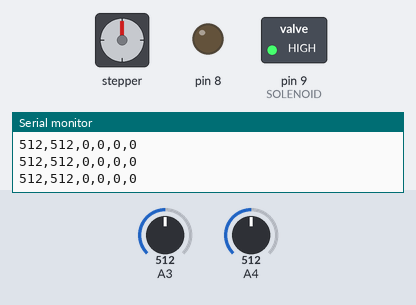
The sketch below on a simulated Arduino Leonardo, built with avr-gcc and run on an emulated ATmega32U4. Parts: stepper motor, switched loads named in the sketch (green lamp = pin HIGH), output pins drawn as LEDs (lit = HIGH), the last lines printed to the serial monitor. Wiring (inferred from the names in the program): stepper motor driver (200 steps per turn assumed): step A0; direction A1. Inputs (shaded band) come from the test bench; at power-on: A3 = 512, A4 = 512. Pins used as bus, display or sensor lines are not drawn.

Above: at 1.2 s.
1.3 s: A3 set to 540
2.8 s: A3 set to 565
At 2.96 s:
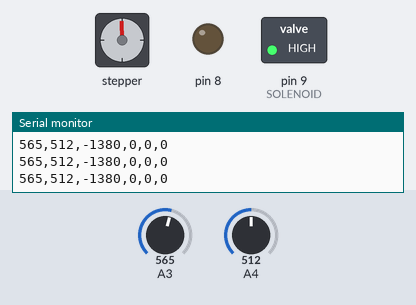
At 3.56 s:
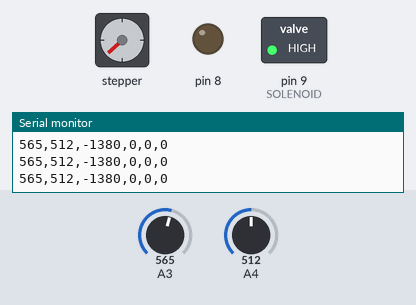
5.8 s: A4 set to 560
At 5.96 s:
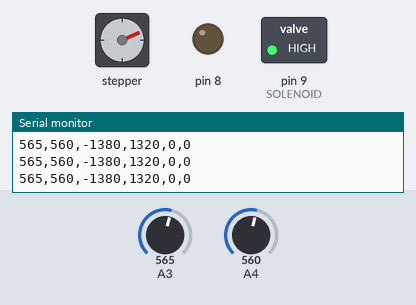
8.8 s: A4 set to 710
Timing chart, 0 to 12.8 s (numbered marks = the images above; inputs shaded):
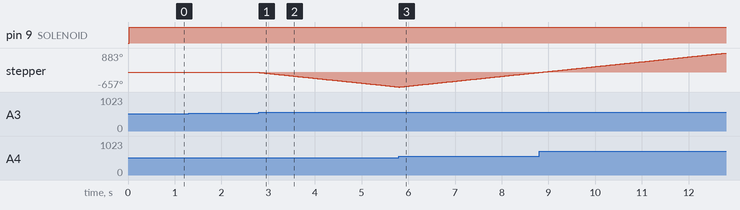

The sketch:

DualStepperControl2.ino
```cpp
//**************************************
//*   Stepper Motor Control
//*
//*   Cloned from the AI project
//*   12/11/2022
//*   Cunningham
//***************************************

#include <avr/io.h>
#include <avr/interrupt.h>

#define PRINT_XY
#define PRINT_JOINTS
#define PRINT_STEPS

//Hardware Assignments
#define  MAX_VELOCITY  90000
#define  MAX_ACCELERATION  2000
#define  ERROR_TOLERANCE 100

#define StepA    A0
#define DirA     A1
#define EnableA  38

#define StepB    46
#define DirB     48
#define EnableB  A8

#define SOLENOID 9
#define LEDA     64
#define SWITCHA  59
#define LEDB     66
#define SWITCHB  44


//Function prototypes
void  SetupTimer1              (void);
void  SetupTimer0              (void);
void  ForwardKinematics        (struct Joint_Distances *JointLength, struct Coordinates *CurrentCoordinates);
void  InverseKinematics        (float x, float y, struct Joint_Distances *JointLength);
void  WriteStepSize            (struct MovementParms *Motor);
void  ReadJoystick             (struct MovementParms *x_motion, struct MovementParms *y_motion);

static int counter=0;

//394mm is the initial joint length.

#define Bx_distance 470 //18.5 inches
//#define Steps_per_mm (27.03f  * 2)  //Added the x2 because we changed to a higher frequency get 50% duty cycle. Now we interrupt on the rising and falling edge of the pulse.
#define Steps_per_mm 54.06f

#define MAX_X 450
#define MAX_Y 550

//Create a structure for movement data
struct MovementParms
{
  signed long  Position;          // steps  - Everytime the interrupt is triggered, this occurs
  signed int   Velocity;          //
  signed int   Acceleration;      //
  unsigned int TimerMatchValue;   //
  bool         Direction;         //
  bool         Hold;              //
};

struct Joint_Distances
{
   float AD;               // mm
   float BD;               // mm
   float AB;               // mm
};


struct Coordinates
{
  float x;
  float y;
};

//Create instance of three structures
volatile struct MovementParms MotorA_Desired;
volatile struct MovementParms MotorA_Current;
volatile struct MovementParms MotorB_Desired;
volatile struct MovementParms MotorB_Current;


struct MovementParms LinearMotionX;
struct MovementParms LinearMotionY;
struct Joint_Distances CurrentJoints;
struct Joint_Distances DesiredJoints;
struct Coordinates CurrentCoordinates;
struct Coordinates DesiredCoordinates;


//Static Variables that are accessed in interrupts
volatile unsigned int abs_Current_Velocity = 0;
static volatile unsigned int Counter = 0;
static volatile unsigned int StepSpeedA = 0;
static volatile unsigned int StepSpeedB = 0;
static volatile unsigned int tempA = 0;
static volatile unsigned int tempB = 0;
static volatile signed long timestep = 0;
static volatile bool RunTask_10ms = 0;
static volatile bool flopa = 0;
static volatile bool flopb = 0;


//Kinematics (distance in mm)
//  A(0,0)        B(100,0)
//   A          B
//     \       /
//      \     /
//       \   /
//         D
//Given x,y, find the distances AD, BD
void InverseKinematics(float x, float y, struct Joint_Distances *JointLength)
{
  float x2 = x * x;
  float y2 = y * y;

  JointLength->AD = (float)sqrt(x2+y2);
  JointLength->BD = sqrt(((float)Bx_distance-x)*(Bx_distance-x)+y2);
}


//Given the joint lengths, determine the position x,y
void ForwardKinematics(struct Joint_Distances *JointLength, struct Coordinates *Coord)
{
  float AD2 = JointLength->AD * JointLength->AD;
  float BD2 = JointLength->BD * JointLength->BD;

  float x = (AD2 - BD2 + ((float)Bx_distance * Bx_distance)) / (2 * Bx_distance);
  float y2 = AD2 - (x * x);

  if(y2 < 0) return -1;
    Coord->x = x;
    Coord->y = sqrt(y2);
  return 0;
}


//**************************************
// Timer1 - 16 bit timer Interrupt
// Motor A
// Setup for ATMEGA2560
//**************************************
ISR(TIMER4_COMPA_vect)
{
     //Check the direction pin and determine the position
    if(MotorA_Current.Hold == false)
    {
      if(MotorA_Current.Direction == 1)
      {
          digitalWrite(DirA,1);
          MotorA_Current.Position++;
      }
      else
      {
        digitalWrite(DirA,0);
        MotorA_Current.Position--;
      }

      if(flopa)
      {
          digitalWrite(StepA,1);
          flopa = 0;
      }
      else
      {
          digitalWrite(StepA,0);
          flopa=1;
      }
    }
   //tempA =StepSpeedA;
   OCR4A= StepSpeedA;

}

//**************************************
// Timer3 - 16 bit timer Interrupt
// Motor B
// Setup for ATMEGA2560
//**************************************
ISR(TIMER3_COMPA_vect)
{
    if(MotorB_Current.Hold == false)
    {
      //Check the direction pin and determine the position
      if(MotorB_Current.Direction == 1)
      {
         digitalWrite(DirB,0);
         MotorB_Current.Position++;
      }
      else
      {
         digitalWrite(DirB,1);
         MotorB_Current.Position--;
      }


      if(flopb)
      {
         digitalWrite(StepB,1);
         flopb = 0;
      }
      else
      {
         digitalWrite(StepB,0);
         flopb=1;
      }
    }
   //tempB = StepSpeedB;
   OCR3A =  StepSpeedB;
}

//**************************************
// Timer0 - 8 bit timer Interrupt
// Setup for ATMEGA2560
//**************************************
ISR(TIMER0_COMPA_vect)
{
  //Check to see if the flag was not cleared, this will track
  //overruns in the 10ms task
  if(RunTask_10ms)
  {
    digitalWrite(LED_BUILTIN,1);
  }
  RunTask_10ms = 1;
}


//*******************************************
// WriteStepSize
//
// Pass in a velocity and update the step size
// global variable which is read by the interrupt
// to generate the stepper pulses. Speed is in
// the units mm/min.
//*******************************************
void WriteStepSize(struct MovementParms *Motor)
{
  unsigned int StepSpeed = 0;
  //Set the direction pin based on the sign of the speed
  if(Motor->Velocity > 0)
  {
     Motor->Direction = 1;
  }
  else
  {
     Motor->Direction = 0;
  }
  // Conversion Factor in One Note
  // 1:1 Prescale = 16,000,000Hz
  // 200*16microsteps = 3200 steps/rev
  // 27.03 steps/mm

  //Check to prevent overflows, StepSpeed is 16 bit
  // 700 mm/sec is VERY slow, 0.25 rev/sec.
  if(((Motor->Velocity) > 700) || ((Motor->Velocity) < -700))
  {
     //This is derived from the table above using a Power trendline
      Motor->TimerMatchValue = (unsigned int)(16000000L/(abs(Motor->Velocity)));
  }
  //This is like setting it to zero speed
  else
  {
   Motor->TimerMatchValue = 65000;

  }
}
//*******************************************
//  Configure Timer 1 - 16 bit timer
//  Atmega2560
//  Timer/Counter 1, 3, 4, and 5
//*******************************************
void SetupTimer4()
{
  //Clear the register
  TCCR4A = 0;
  TCCR4B = 0;

  //Set the prescaler
  TCCR4B|=(1<<CS10);// Clock/1

  //Start counting at zero and then interrupt on match
  TCCR4B|=(1<<WGM12); // Set in CTC mode

  //The value of the match.
  OCR4A=0; // Set Output compare to 250;

  TIFR4 = 0xFF;


}

//*********************************************
//  Configure Timer 3
//*********************************************
void SetupTimer3()
{
  //Clear the register
  TCCR3A = 0;
  TCCR3B = 0;

  //Set the prescaler
  TCCR3B|=(1<<CS10);// Clock/1

  //Start counting at zero and then interrupt on match
  TCCR3B|=(1<<WGM12); // Set in CTC mode

  //The value of the match.
  OCR3A=0; // Set Output compare to 250;

  TIFR3 = 0xFF;

}

//*********************************************
//  Configure Timer 0
//  Page 115
//*********************************************
void SetupTimer0()
{

  TCCR0A = 0; // set entire TCCR0A register to 0
  TCCR0B = 0; // same for TCCR0B
  TCNT0  = 0; //initialize counter value to 0
  // set compare match register for 2khz increments
  OCR0A = 155;// = (16*10^6) / (100*1024) - 1 = 155(must be <256)
  // turn on CTC mode
  TCCR0A |= (1 << WGM01);
  // 1024 prescaler - page 142 of datasheet
  TCCR0B |= (1 << CS00);
  TCCR0B |= (1 << CS02);
  // enable timer compare interrupt
  TIMSK0 |= (1 << OCIE0A);
}

//*****************************************
//  Main Setup Function
//
//
//*****************************************
void setup()
{
  //Disable interrupts
  cli();

  //Set the pin modes
  pinMode(StepA,OUTPUT);
  pinMode(DirA,OUTPUT);

  pinMode(StepB,OUTPUT);
  pinMode(DirB,OUTPUT);

  pinMode(EnableA,OUTPUT);
  pinMode(EnableB,OUTPUT);

  pinMode(A3,INPUT);
  pinMode(A4,INPUT);

  pinMode(SOLENOID,OUTPUT);
  pinMode(LEDA,OUTPUT);
  pinMode(SWITCHA,INPUT);
  pinMode(LEDB,OUTPUT);
  pinMode(SWITCHB,INPUT);


  digitalWrite(EnableA, LOW);
  digitalWrite(EnableB, LOW);

  MotorA_Current.Hold = true;
  MotorB_Current.Hold = true;

  //Setup Timers
  SetupTimer3();
  SetupTimer4();
  SetupTimer0();
  delay(1000);

  Serial.begin(115200);

  Serial.println("This is the setup TCCR1A");
  Serial.println(TCCR1A);

  Serial.println("This is the setup TCCR3A");
  Serial.println(TCCR3A);

  Serial.println("This is the setup TCCR1B");
  Serial.println(TCCR1B);

  Serial.println("This is the setup TCCR3B");
  Serial.println(TCCR3B);

  digitalWrite(DirB,1);
  digitalWrite(DirA,1);
  digitalWrite(SOLENOID,0);

  //Need to start in a known position, this needs to be in steps, not mm
  MotorA_Current.Position = (signed long)394 * Steps_per_mm;
  MotorB_Current.Position = (signed long)394 * Steps_per_mm ;

  CurrentCoordinates.x = 235;
  CurrentCoordinates.y = 316;
  Serial.println("SHOULD ONLY BE RUN ONCE"); //mm

  InverseKinematics(CurrentCoordinates.x,CurrentCoordinates.y ,&CurrentJoints);

  delay(2000);

  //enable interrupts
  sei();

}


//********************************************
//  Main Loop
//********************************************
void loop()
{
  static bool FirstLoop = true;

  if(RunTask_10ms)
  {
    //Determine the velocity that is requested by the joystick
    ReadJoystick(&LinearMotionX,&LinearMotionY);

    //Need to convert the motor position steps, to joint position mm.
    CurrentJoints.AB =  MotorA_Current.Position / Steps_per_mm;
    CurrentJoints.BD =  MotorB_Current.Position / Steps_per_mm;

    //Compute the current position that the machine is in.
    ForwardKinematics(&CurrentJoints,&CurrentCoordinates);

    //Compute the joint velocity
    ComputeJointVelocity();

    //Call function to convert the velocity from mm/min to timer value
    WriteStepSize(&MotorA_Current);
    WriteStepSize(&MotorB_Current);

    //The StepSpeed is used by the interrupt
    StepSpeedA = MotorA_Current.TimerMatchValue;
    StepSpeedB = MotorB_Current.TimerMatchValue;

   // Serial.print(CurrentCoordinates.x);
   // Serial.print(",");
   // Serial.println(CurrentCoordinates.y);


    if(FirstLoop)
    {
      //Enable to interrupt on timer 1
      TIMSK3 |= (1<<OCIE3A);
      ////Enable to interrupt on timer 1
      TIMSK4 |= (1<<OCIE4A);
      //
      FirstLoop = false;
    }

    //Clear the flag that gets set by the interrupt
    //This was added at end to detect overruns of the 10ms task
    RunTask_10ms = 0;
  }
}


//**********************************************************************
//  Read Joystick
//
//  The goal of this is to change linear velocity and not coordinates
//**********************************************************************
void  ReadJoystick(struct MovementParms *x_motion, struct MovementParms *y_motion)
{
  int vert;
  int horz;
  int DEADBAND = 50;
  int CENTERX = 500;
  int CENTERY = 500;
  int GAIN  = 12;

  int A;
  int B;

  horz = analogRead(A3);
  vert = analogRead(A4);

  //Create a proportional scheme for motion

  if(vert > (CENTERY + DEADBAND))
  {
    y_motion->Velocity = GAIN * (vert - CENTERY + DEADBAND);    //mm/min
  }
  else if(vert< (CENTERY - DEADBAND))
  {
    y_motion->Velocity = -1*GAIN * (CENTERY - DEADBAND - vert);
  }
  else
  {
    y_motion->Velocity = 0;
  }

  if(horz > (CENTERX + DEADBAND))
  {
    x_motion->Velocity = -1 * GAIN * (horz - CENTERX + DEADBAND);    //mm/min
  }
  else if(horz < (CENTERX - DEADBAND))
  {
    x_motion->Velocity = GAIN * (CENTERX - DEADBAND - horz);
  }
  else
  {
    x_motion->Velocity = 0;
  }

   Serial.print( horz);
   Serial.print(",");
   Serial.print( vert);
   Serial.print(",");
   Serial.print( x_motion->Velocity);
   Serial.print(",");
   Serial.print(y_motion->Velocity);

  A = digitalRead(SWITCHA);
  B = digitalRead(SWITCHB);

   Serial.print(",");
   Serial.print(A);
   Serial.print(",");
   Serial.println(B);
  if(B)
  {
     digitalWrite(SOLENOID,0);
     digitalWrite(LEDB,0);
  }
  else
  {
      digitalWrite(SOLENOID,1);
      digitalWrite(LEDB,1);
  }
}

void ComputeJointVelocity(void)
{
  float vel_AD;
  float vel_BD;


  //Determine the new x,y based on the velocity (mm/min)
  DesiredCoordinates.x = CurrentCoordinates.x + ((float)LinearMotionX.Velocity)/6000;
  DesiredCoordinates.y = CurrentCoordinates.y + ((float)LinearMotionY.Velocity)/6000;

  //Compute the new length of AD, BD
  InverseKinematics(DesiredCoordinates.x,DesiredCoordinates.y ,&DesiredJoints);

  //Compute the velocity required to achieve that, delta p over t
  vel_AD = (DesiredJoints.AD - CurrentJoints.AD)*6000;  //mm/min
  vel_BD = (DesiredJoints.BD - CurrentJoints.BD)*6000;  //mm/min

  //Set the velocity to the joint.

  MotorA_Current.Velocity = (int)vel_AD;
  MotorB_Current.Velocity = (int)vel_BD;

  if((vel_AD >= -10) && (vel_AD <= 10 ))
  {
    MotorA_Current.Hold = true;
  }
  else
  {
    MotorA_Current.Hold = false;
  }

  if((vel_BD >= -10) && (vel_BD <= 10 ))
  {
    MotorB_Current.Hold = true;
  }
  else
  {
    MotorB_Current.Hold = false;
  }


}
```

Measured:
- the behaviour switches between 550 and 551 on A3 (found by bisection; images 0 and 1)
- after the input at 2.8 s, stepper: keeps turning counter-clockwise at about 220°/s, starting at once
